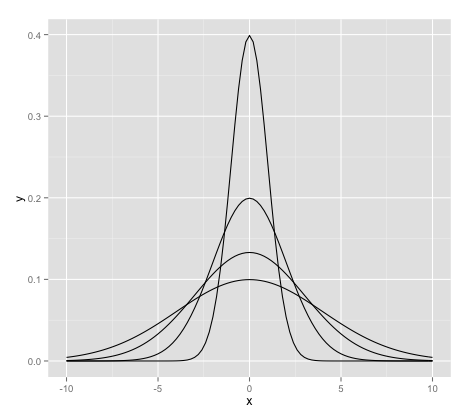

Write R code to recreate this figure.
# Family of gaussian distrubutions, by increasing std deviation 1 to 4 

#base plot, but no functions
p = ggplot(data.frame(x = c(-10, 10)), aes(x))

# gaussian function is passed as the argument for the parametric sapply
gaussian.generator = function(sd) {stat_function(fun=function(x) {dnorm(x,0,sd)})}

#parametric set of normal distribution pdf functions, parameter is the standard deviation
gaussian.family=sapply(seq(1,4), function(sd){sd=sd; gaussian.generator(sd)})

#note about sd=sd
# this operation is necessary to propagate the variable on the environment of the function
# not doing so, would evaluate all four functions using the last environment sd=4

#putting it all together
for(i in gaussian.family) { p = p + i}
p
